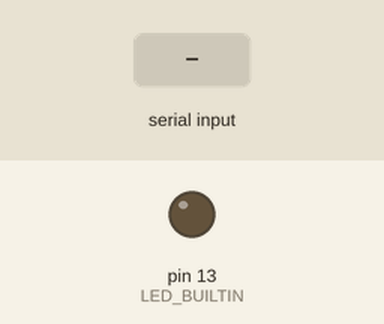
Recording of a sketch running on a simulated Arduino Uno, built with avr-gcc and run on an emulated ATmega328P. Parts: output pins drawn as LEDs (lit = HIGH). The inputs (shaded band) are chosen by the test bench. What the sketch prints to the serial monitor is not drawn.

Above: at 1.2 s.
1.3 s: byte 1 (1) received over Serial
At 1.9 s:
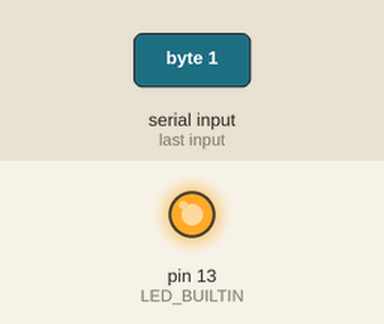
Timing chart, 0 to 4.3 s (numbered marks = the images above; inputs shaded):
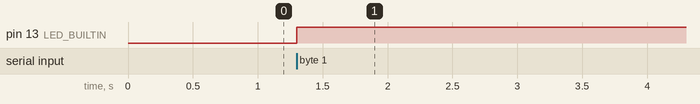

Measured:
- after the input at 1.3 s, pin 13 (LED_BUILTIN): LOW → HIGH at once

The sketch:

ArduinoUNOSlave.ino
```cpp
void setup()
{
  Serial.begin(9600);
  pinMode(LED_BUILTIN, OUTPUT);
}

void loop() {
  int opcion = Serial.read();
  Serial.print(opcion);
  if(opcion == 0){
      digitalWrite(LED_BUILTIN, LOW);
  } else if(opcion == 1){
      digitalWrite(LED_BUILTIN, HIGH);
  }
}
```
